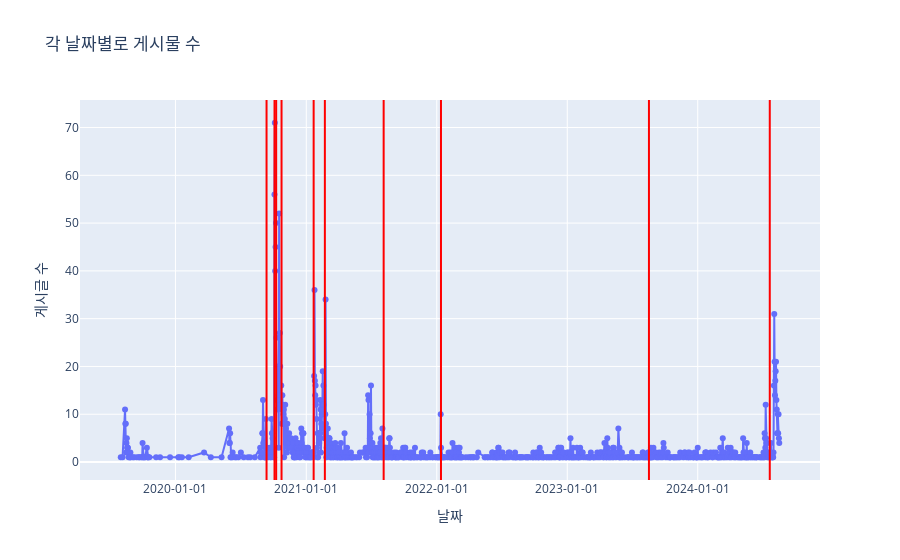

Notebook source saved alongside this figure:
### Code cell
사건_목록 = ["벤츠 화재", "아이오닉 누수", "아이오닉 iccu", "코나 화재"]

# # 데이터프레임 생성
# df_statistic = pd.DataFrame(columns=["데이터 종류", "벤츠 화재", "아이오닉 누수", "아이오닉 iccu", "코나 화재"])

# for 사건 in 사건_목록:
#     posts, comments = merge_csv(사건)
    
#     num_posts = len(posts)
#     num_comments = len(comments)
#     데이터_종류 = ["게시글 수", "댓글 수"]
#     show(posts, comments)

posts, comments = merge_csv("코나 화재")
show(posts, comments)

### Figure 1 — Plotly figure (JSON) as saved in the notebook; plotly's stock layout.template omitted (floating-point values rounded to 4 significant figures; data arrays with more than 128 entries replaced by an {"elided": "..."} marker saying what was removed)
{"data": [{"mode": "lines+markers", "name": "일별 게시글 생성 개수", "type": "scatter", "x": {"elided": "834 str values"}, "y": {"elided": "834 int values"}}], "layout": {"legend": {"orientation": "h", "traceorder": "normal", "x": 0, "y": 1}, "shapes": [{"line": {"color": "red", "width": 2}, "type": "line", "x0": "2024-07-20T11:52:00", "x1": "2024-07-20T11:52:00", "xref": "x", "y0": 0, "y1": 1, "yref": "y domain"}, {"line": {"color": "red", "width": 2}, "type": "line", "x0": "2021-01-21T14:23:00", "x1": "2021-01-21T14:23:00", "xref": "x", "y0": 0, "y1": 1, "yref": "y domain"}, {"line": {"color": "red", "width": 2}, "type": "line", "x0": "2020-09-11T20:25:00", "x1": "2020-09-11T20:25:00", "xref": "x", "y0": 0, "y1": 1, "yref": "y domain"}, {"line": {"color": "red", "width": 2}, "type": "line", "x0": "2021-08-05T10:07:00", "x1": "2021-08-05T10:07:00", "xref": "x", "y0": 0, "y1": 1, "yref": "y domain"}, {"line": {"color": "red", "width": 2}, "type": "line", "x0": "2021-02-21T23:45:00", "x1": "2021-02-21T23:45:00", "xref": "x", "y0": 0, "y1": 1, "yref": "y domain"}, {"line": {"color": "red", "width": 2}, "type": "line", "x0": "2020-10-23T18:19:00", "x1": "2020-10-23T18:19:00", "xref": "x", "y0": 0, "y1": 1, "yref": "y domain"}, {"line": {"color": "red", "width": 2}, "type": "line", "x0": "2020-10-04T03:28:00", "x1": "2020-10-04T03:28:00", "xref": "x", "y0": 0, "y1": 1, "yref": "y domain"}, {"line": {"color": "red", "width": 2}, "type": "line", "x0": "2023-08-17T12:34:00", "x1": "2023-08-17T12:34:00", "xref": "x", "y0": 0, "y1": 1, "yref": "y domain"}, {"line": {"color": "red", "width": 2}, "type": "line", "x0": "2022-01-12T18:43:00", "x1": "2022-01-12T18:43:00", "xref": "x", "y0": 0, "y1": 1, "yref": "y domain"}, {"line": {"color": "red", "width": 2}, "type": "line", "x0": "2020-10-08T18:16:00", "x1": "2020-10-08T18:16:00", "xref": "x", "y0": 0, "y1": 1, "yref": "y domain"}], "title": {"text": "각 날짜별로 게시물 수"}, "xaxis": {"tickformat": "%Y-%m-%d", "title": {"text": "날짜"}}, "yaxis": {"title": {"text": "게시글 수"}}}}
